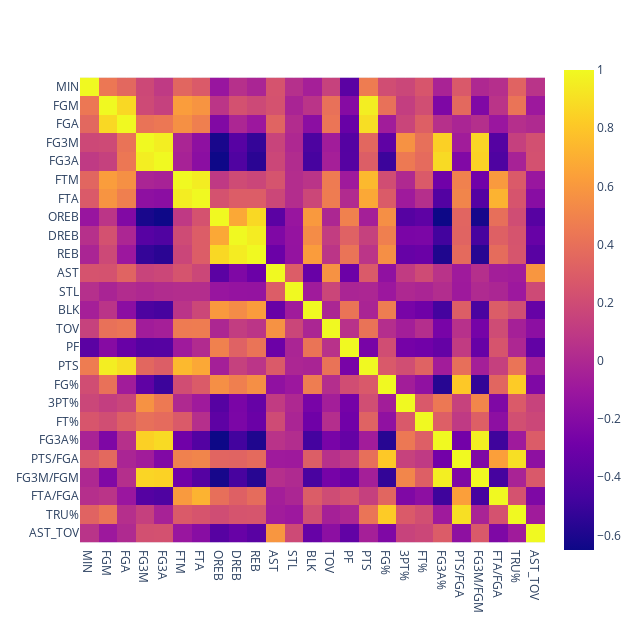

This figure's notebook cell:
### Markdown cell above
Which player stats are correlated with each other?

### Code cell
data_per_min = data.groupby(['PLAYER', 'PLAYER_ID', 'Year'])[total_cols].sum().reset_index()
for col in data_per_min.columns[4:]:
    data_per_min[col] = data_per_min[col] / data_per_min['MIN']

data_per_min['FG%'] = data_per_min['FGM'] / data_per_min['FGA']
data_per_min['3PT%'] = data_per_min['FG3M'] / data_per_min['FG3A']
data_per_min['FT%'] = data_per_min['FTM'] / data_per_min['FTA']
data_per_min['FG3A%'] = data_per_min['FG3A'] / data_per_min['FGA']
data_per_min['PTS/FGA'] = data_per_min['PTS'] / data_per_min['FGA']
data_per_min['FG3M/FGM'] = data_per_min['FG3M'] / data_per_min['FGM']
data_per_min['FTA/FGA'] = data_per_min['FTA'] / data_per_min['FGA']
data_per_min['TRU%'] = 0.5 * data_per_min['PTS'] / (data_per_min['FGA'] + 0.475 * data_per_min['FTA'])
data_per_min['AST_TOV'] = data_per_min['AST'] / data_per_min['TOV']

# Only look at players who have recorded at least 50 min of play time in a season
data_per_min = data_per_min[data_per_min['MIN']>=50]
data_per_min.drop(columns='PLAYER_ID', inplace=True)
# data_per_min.head(4)

fig = px.imshow(data_per_min.select_dtypes(include=[float, int]).corr(), width=640, height=640)
fig.show()

### Figure 1 — Plotly figure (JSON) as saved in the notebook; plotly's stock layout.template omitted (floating-point values rounded to 4 significant figures; data arrays with more than 128 entries replaced by an {"elided": "..."} marker saying what was removed)
{"data": [{"coloraxis": "coloraxis", "hovertemplate": "x: %{x}<br>y: %{y}<br>color: %{z}<extra></extra>", "name": "0", "type": "heatmap", "x": ["MIN", "FGM", "FGA", "FG3M", "FG3A", "FTM", "FTA", "OREB", "DREB", "REB", "AST", "STL", "BLK", "TOV", "PF", "PTS", "FG%", "3PT%", "FT%", "FG3A%", "PTS/FGA", "FG3M/FGM", "FTA/FGA", "TRU%", "AST_TOV"], "xaxis": "x", "y": ["MIN", "FGM", "FGA", "FG3M", "FG3A", "FTM", "FTA", "OREB", "DREB", "REB", "AST", "STL", "BLK", "TOV", "PF", "PTS", "FG%", "3PT%", "FT%", "FG3A%", "PTS/FGA", "FG3M/FGM", "FTA/FGA", "TRU%", "AST_TOV"], "yaxis": "y", "z": {"elided": "25x25 float values"}}], "layout": {"coloraxis": {"colorscale": [[0, "#0d0887"], [0.1111, "#46039f"], [0.2222, "#7201a8"], [0.3333, "#9c179e"], [0.4444, "#bd3786"], [0.5556, "#d8576b"], [0.6667, "#ed7953"], [0.7778, "#fb9f3a"], [0.8889, "#fdca26"], [1, "#f0f921"]]}, "height": 640, "margin": {"t": 60}, "width": 640, "xaxis": {"anchor": "y", "constrain": "domain", "domain": [0, 1], "scaleanchor": "y"}, "yaxis": {"anchor": "x", "autorange": "reversed", "constrain": "domain", "domain": [0, 1]}}}
